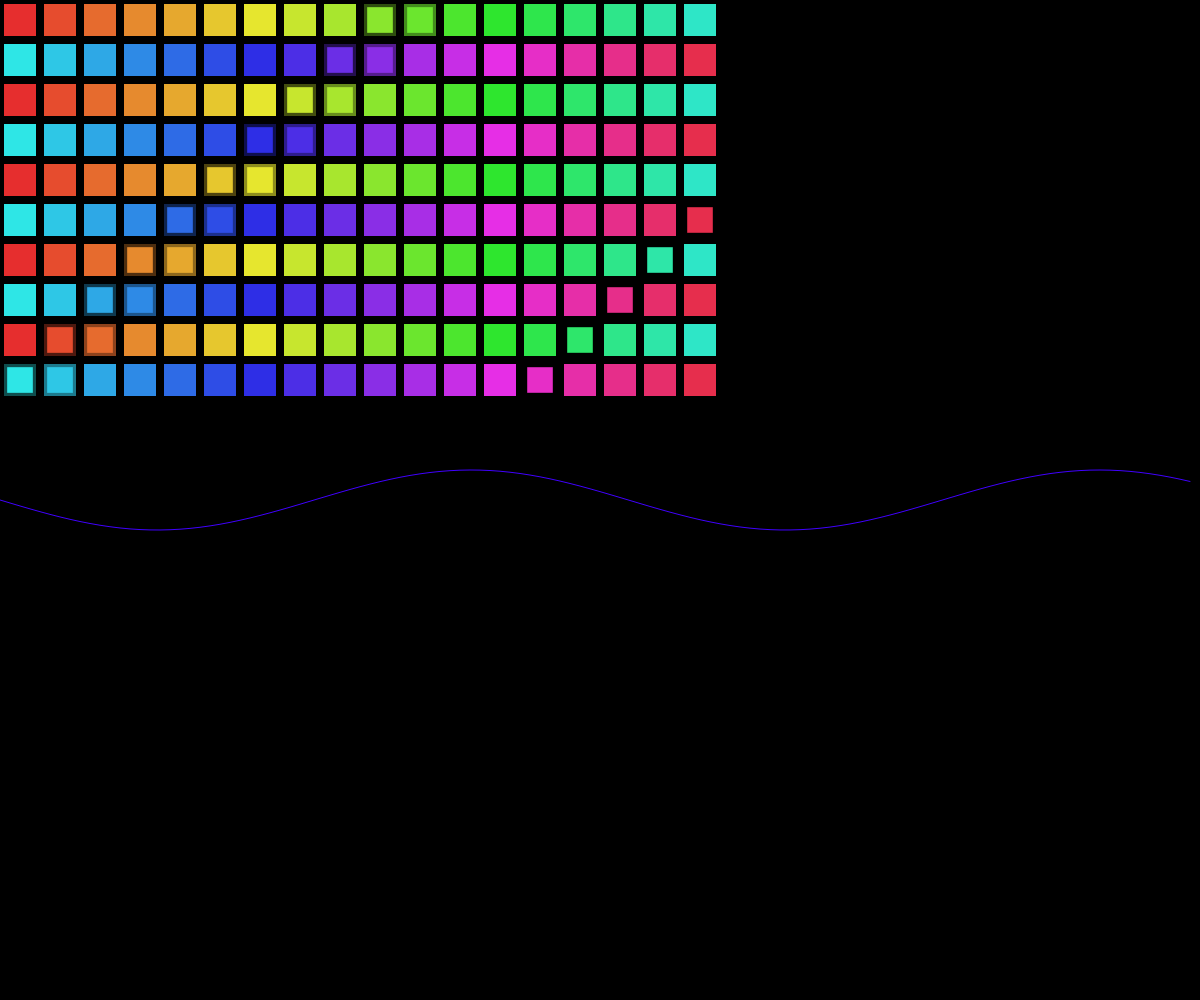
Frame 1 (no input)
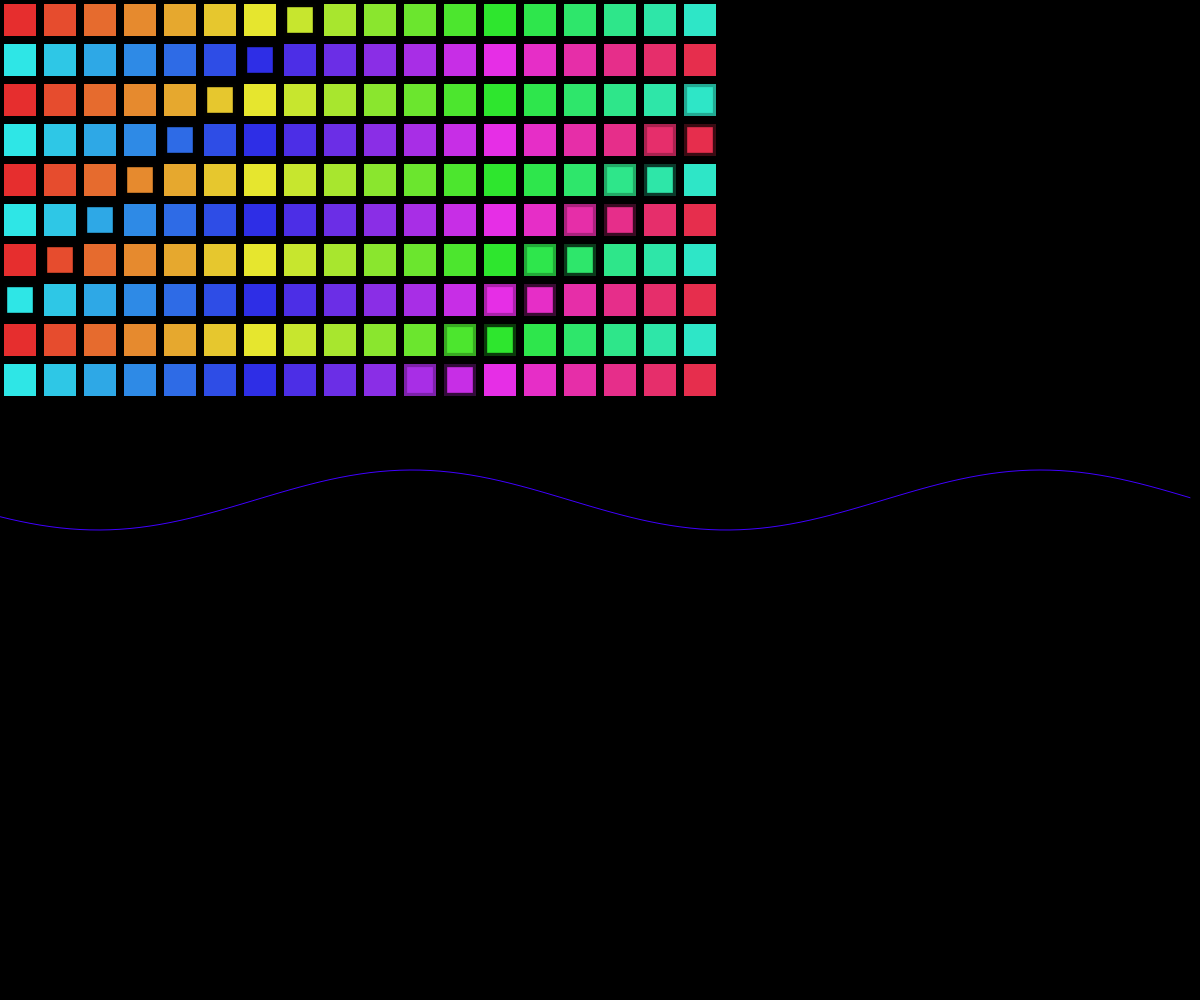
Frame 60 (no input)
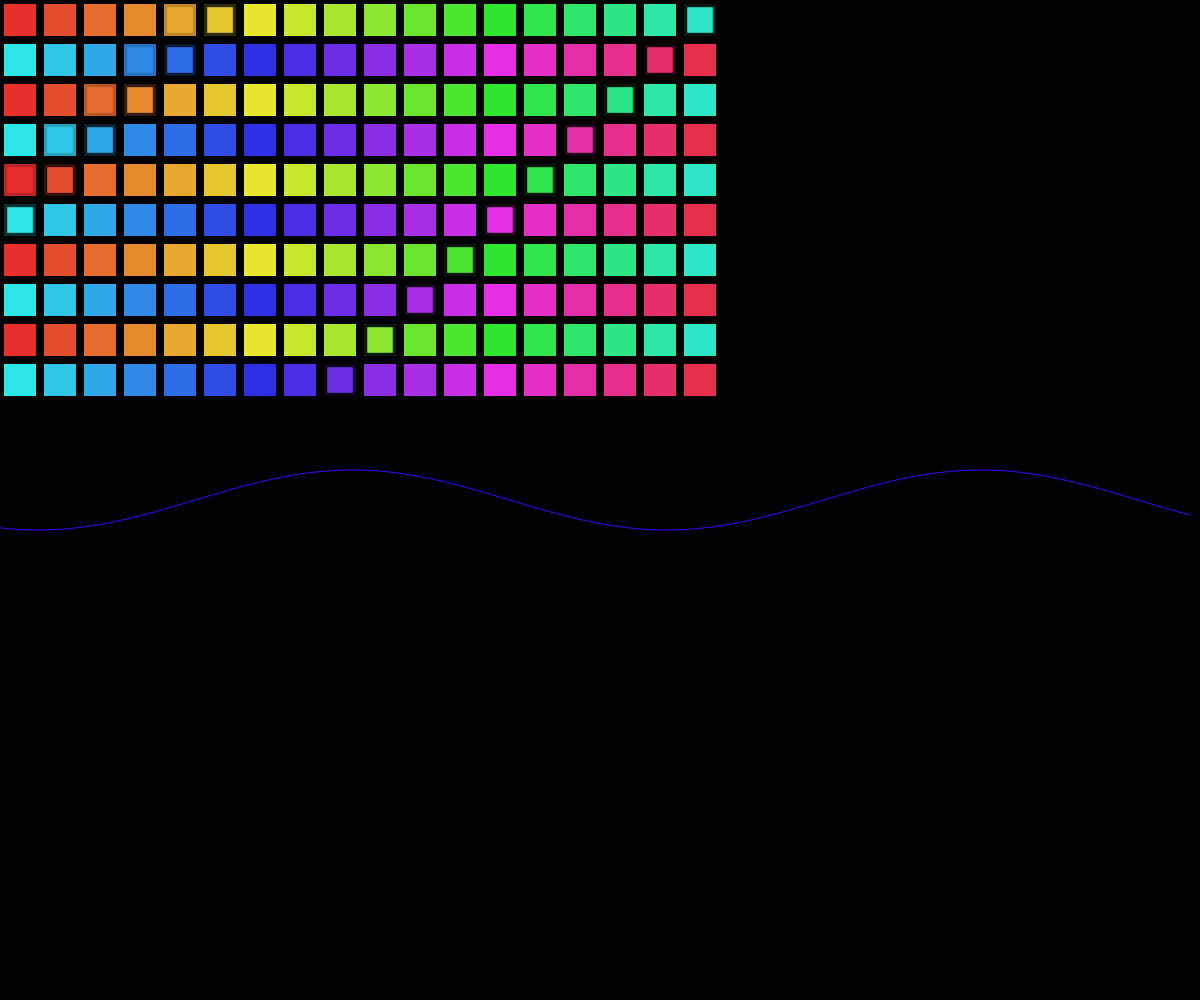
Frame 120 (the mouse pressed at the canvas centre since frame 60)

The p5.js sketch that drew these frames (run headless with seeded random() and noise() and a simulated clock; from frame 60 on, the mouse is pressed at the canvas centre):

// p5.js sketch
// ── sketch.js
let elements = [];
let rows = 10;
let cols = 18;
let cellSize = 40;
let time = 0;

function setup() {
  createCanvas(windowWidth, windowHeight);
  colorMode(HSB, 360, 100, 100, 1);
  
  // Create a grid of elements
  for (let row = 0; row < rows; row++) {
    for (let col = 0; col < cols; col++) {
      elements.push({
        x: col * cellSize + cellSize / 2,
        y: row * cellSize + cellSize / 2,
        hue: (row * cols + col) * 10 % 360,
        sat: 80,
        bri: 90,
        size: cellSize * 0.8,
        phase: (row + col) * 0.5
      });
    }
  }
}

function draw() {
  background(0);
  
  // Draw ambient glow
  let glowStrength = 30;
  for (let i = 0; i < elements.length; i++) {
    let element = elements[i];
    let wave = sin(time * 0.02 + element.phase) * 0.5 + 0.5;
    let alpha = map(wave, 0, 1, 0, glowStrength);
    
    noStroke();
    fill(element.hue, element.sat, element.bri, alpha);
    rect(element.x - element.size/2, element.y - element.size/2, element.size, element.size);
  }
  
  // Draw periodic wave
  stroke(255, 100, 100, 100);
  noFill();
  beginShape();
  for (let x = 0; x < width; x += 10) {
    let y = height/2 + sin(time * 0.01 + x * 0.01) * 30;
    vertex(x, y);
  }
  endShape();
  
  // Draw elements with their colors
  for (let i = 0; i < elements.length; i++) {
    let element = elements[i];
    let wave = sin(time * 0.02 + element.phase) * 0.5 + 0.5;
    let size = element.size * (0.8 + wave * 0.2);
    
    fill(element.hue, element.sat, element.bri);
    noStroke();
    rect(element.x - size/2, element.y - size/2, size, size);
  }
  
  time++;
}

function windowResized() {
  resizeCanvas(windowWidth, windowHeight);
}
